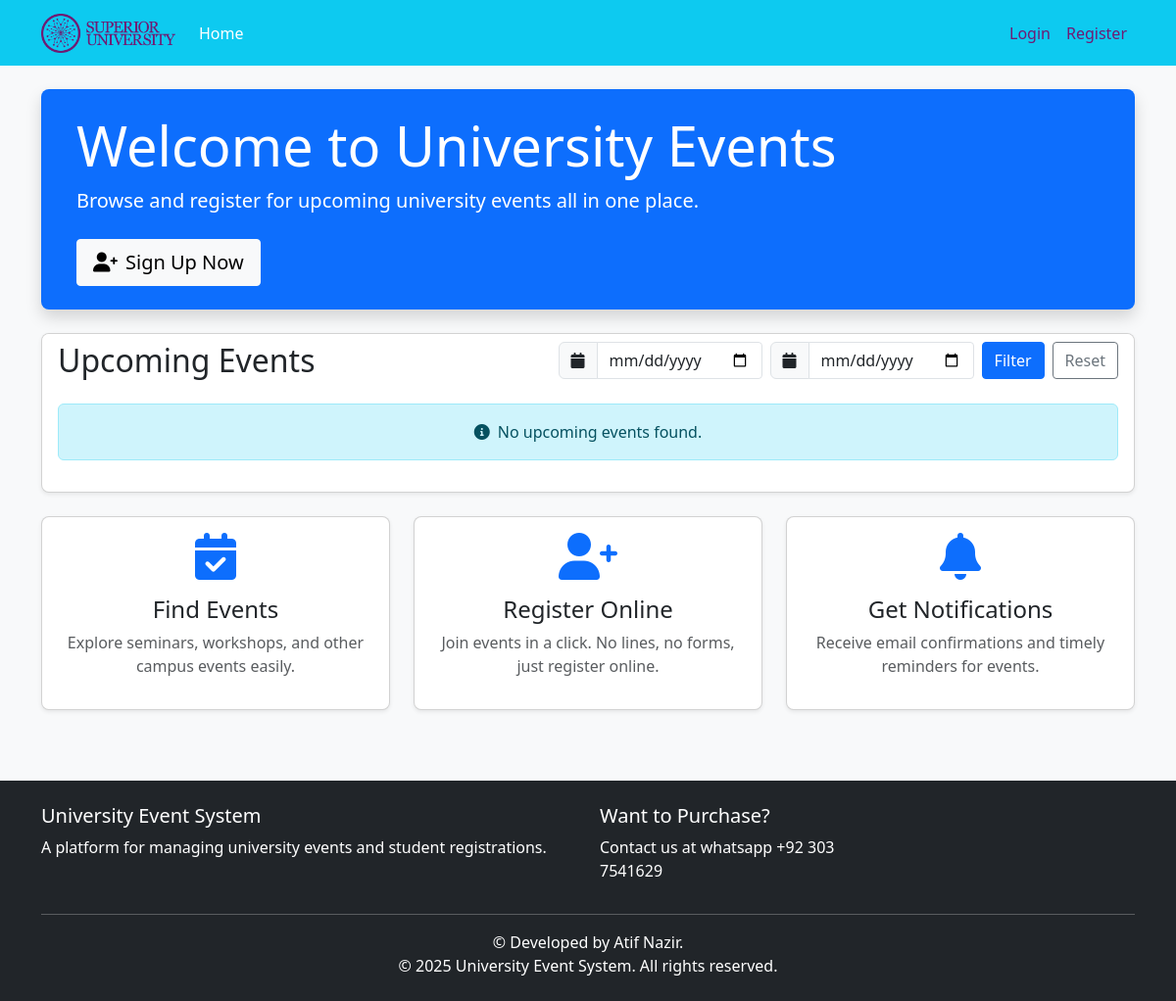
Page /home on the earlier database version.
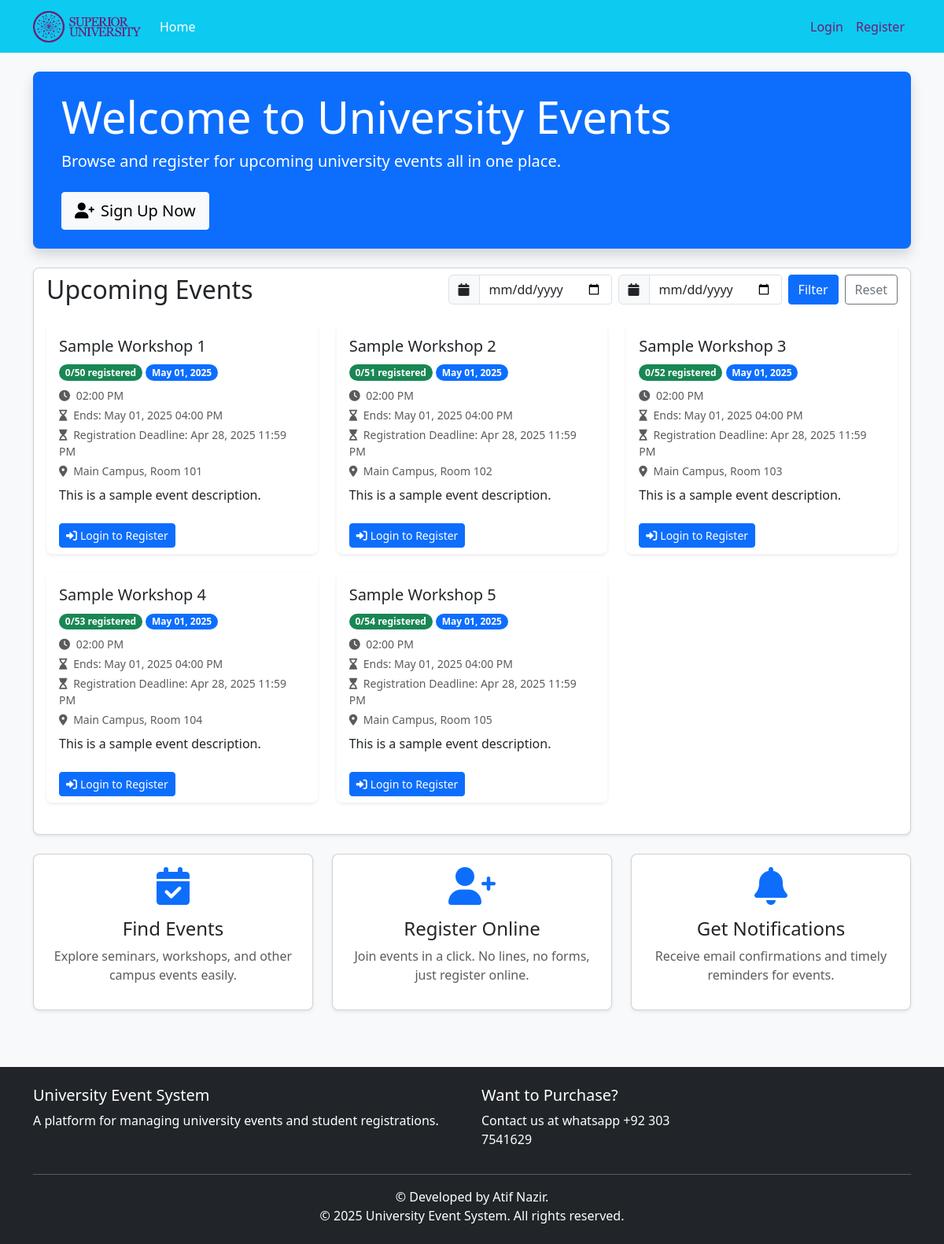
Same page on the later database version.
### app/models.py (models this page shows, shortened)
class Event(db.Model):
    id = db.Column(db.Integer, primary_key=True)
    title = db.Column(db.String(100), nullable=False)
    description = db.Column(db.Text, nullable=False)
    date = db.Column(db.DateTime, nullable=False)  # Start Date
    end_date = db.Column(db.DateTime, nullable=True)
    registration_deadline = db.Column(db.DateTime, nullable=True)  # New Field
    location = db.Column(db.String(100), nullable=False)
    max_participants = db.Column(db.Integer, nullable=False)
    created_at = db.Column(db.DateTime, default=datetime.utcnow)
    updated_at = db.Column(db.DateTime, default=datetime.utcnow, onupdate=datetime.utcnow)
    registrations = db.relationship('Registration', backref='event', lazy=True, cascade="all, delete-orphan")
    @property
    def registration_count(self):
        return Registration.query.filter_by(event_id=self.id).count()
    @property
    def is_full(self):
        return self.registration_count >= self.max_participants

### app/routes/main.py (the view)
@main.route('/home')
def home():
    page = request.args.get('page', 1, type=int)
    date_from = request.args.get('date_from')
    date_to = request.args.get('date_to')
    now = datetime.utcnow()
    query = Event.query
    if date_from:
        try:
            date_from_dt = datetime.strptime(date_from, '%Y-%m-%d')
            query = query.filter(Event.date >= date_from_dt)
        except ValueError:
            pass
    if date_to:
        try:
            date_to_dt = datetime.strptime(date_to, '%Y-%m-%d')
            query = query.filter(Event.date <= date_to_dt)
        except ValueError:
            pass
    query = query.filter(or_(Event.end_date == None, Event.end_date >= now))
    query = query.order_by(Event.date.asc())
    events = query.paginate(page=page, per_page=6)
    return render_template('index.html', events=events, title='Home')

### app/templates/index.html (shortened to what this page needs)
{% extends "base.html" %}
{% block content %}
<div class="row mb-4">
    <div class="col-md-12">
        <div class="bg-primary text-white p-4 rounded-3 shadow">
            <div class="container">
                <h1 class="display-4">Welcome to University Events</h1>
                <p class="lead">Browse and register for upcoming university events all in one place.</p>
                {% if not current_user.is_authenticated %}
                    <a href="{{ url_for('auth.register') }}" class="btn btn-light btn-lg mt-2">
                        <i class="fas fa-user-plus me-2"></i>Sign Up Now
                    </a>
                {% else %}
                    <a href="{{ url_for('student.events' if not current_user.is_admin() else 'admin.events') }}" class="btn btn-light btn-lg mt-2">
                        <i class="fas fa-calendar-alt me-2"></i>Browse Events
                    </a>
                {% endif %}
            </div>
        </div>
    </div>
</div>
<div class="row mb-4">
    <div class="col-md-12">
        <div class="card shadow-sm">
            <div class="card-header bg-white">
                <div class="d-flex justify-content-between align-items-center">
                    <h2 class="card-title mb-0">Upcoming Events</h2>
                    <form id="filter-form" class="d-flex gap-2">
                        <div class="input-group">
                            <span class="input-group-text"><i class="fas fa-calendar"></i></span>
                            <input type="date" class="form-control" id="date-from" name="date_from" value="{{ request.args.get('date_from', '') }}">
                        </div>
                        <div class="input-group">
                            <span class="input-group-text"><i class="fas fa-calendar"></i></span>
                            <input type="date" class="form-control" id="date-to" name="date_to" value="{{ request.args.get('date_to', '') }}">
                        </div>
                        <button type="submit" class="btn btn-primary">Filter</button>
                        <a href="{{ url_for('main.home') }}" class="btn btn-outline-secondary">Reset</a>
                    </form>
                </div>
            </div>
            <div class="card-body">
                <div class="row" id="events-container">
                    {% if events.items %}
                        {% for event in events.items %}
                            <div class="col-md-4 mb-4">
                                <div class="card h-100 border-0 shadow-sm">
                                    <div class="card-body">
                                        <h5 class="card-title">{{ event.title }}</h5>
                                        <div class="mb-2">
                                            <span class="badge rounded-pill {% if event.is_full %}bg-danger{% else %}bg-success{% endif %}">
                                                {{ event.registration_count }}/{{ event.max_participants }} registered
                                            </span>
                                            <span class="badge rounded-pill bg-primary">
                                                {{ event.date.strftime('%b %d, %Y') }}
                                            </span>
                                        </div>
                                        <p class="card-text text-muted small mb-1">
                                            <i class="fas fa-clock me-1"></i> {{ event.date.strftime('%I:%M %p') }}
                                        </p>
                                        <p class="card-text text-muted small mb-1">
                                            <i class="fas fa-hourglass-end me-1"></i> Ends:
                                            {{ event.end_date.strftime('%b %d, %Y %I:%M %p') if event.end_date else 'N/A' }}
                                        </p>
                                        <p class="card-text text-muted small mb-1">
                                            <i class="fas fa-hourglass-start me-1"></i>
                                            Registration Deadline:
                                            {{ event.registration_deadline.strftime('%b %d, %Y %I:%M %p') if event.registration_deadline else 'N/A' }}
                                        </p>
                                        <p class="card-text text-muted small mb-2">
                                            <i class="fas fa-map-marker-alt me-1"></i> {{ event.location }}
                                        </p>
                                        <p class="card-text">{{ event.description[:100] }}{% if event.description|length > 100 %}...{% endif %}</p>
                                    </div>
                                    <div class="card-footer bg-white border-0">
                                        {% if current_user.is_authenticated %}
                                            {% if current_user.is_admin() %}
                                                <a href="{{ url_for('admin.edit_event', event_id=event.id) }}" class="btn btn-sm btn-primary">
                                                    <i class="fas fa-edit me-1"></i>Edit
                                                </a>
                                                <a href="{{ url_for('admin.event_registrations', event_id=event.id) }}" class="btn btn-sm btn-info text-white">
                                                    <i class="fas fa-users me-1"></i>Registrations
                                                </a>
                                            {% else %}
                                                <a href="{{ url_for('student.event_details', event_id=event.id) }}" class="btn btn-sm btn-primary">
                                                    <i class="fas fa-info-circle me-1"></i>Details
                                                </a>
                                            {% endif %}
                                        {% else %}
                                            <a href="{{ url_for('auth.login') }}" class="btn btn-sm btn-primary">
                                                <i class="fas fa-sign-in-alt me-1"></i>Login to Register
                                            </a>
                                        {% endif %}
                                    </div>
                                </div>
                            </div>
                        {% endfor %}
                    {% else %}
                        <div class="col-12">
                            <div class="alert alert-info text-center">
                                <i class="fas fa-info-circle me-2"></i>No upcoming events found.
                            </div>
                        </div>
                    {% endif %}
                </div>
            </div>
        </div>
    </div>
</div>
<div class="row">
    <div class="col-md-4">
        <div class="card shadow-sm h-100 text-center">
            <div class="card-body">
                <i class="fas fa-calendar-check fa-3x text-primary mb-3"></i>
                <h4>Find Events</h4>
                <p class="text-muted">Explore seminars, workshops, and other campus events easily.</p>
            </div>
        </div>
    </div>
    <div class="col-md-4">
        <div class="card shadow-sm h-100 text-center">
            <div class="card-body">
                <i class="fas fa-user-plus fa-3x text-primary mb-3"></i>
                <h4>Register Online</h4>
                <p class="text-muted">Join events in a click. No lines, no forms, just register online.</p>
            </div>
        </div>
    </div>
    <div class="col-md-4">
        <div class="card shadow-sm h-100 text-center">
            <div class="card-body">
                <i class="fas fa-bell fa-3x text-primary mb-3"></i>
                <h4>Get Notifications</h4>
                <p class="text-muted">Receive email confirmations and timely reminders for events.</p>
            </div>
        </div>
    </div>
</div>
{% endblock %}

### app/templates/base.html (shortened to what this page needs)
<!DOCTYPE html>
<html lang="en">
<head>
    <link href="https://cdn.jsdelivr.net/npm/bootstrap@5.3.0/dist/css/bootstrap.min.css" rel="stylesheet">
    <link href="https://cdnjs.cloudflare.com/ajax/libs/font-awesome/6.0.0/css/all.min.css" rel="stylesheet">
    <link rel="stylesheet" href="https://cdn.jsdelivr.net/npm/flatpickr/dist/flatpickr.min.css">
    <link rel="stylesheet" href="{{ url_for('static', filename='css/style.css') }}">
    <link rel="stylesheet" href="{{ url_for('static', filename='css/notification.css') }}">
</head>
<body>
    <header>
        <nav class="navbar navbar-expand-lg navbar-dark">
            <div class="container">
                <a class="navbar-brand" href="{{ url_for('main.home') }}">
                    <img src="{{ url_for('static', filename='images/university_logo.png') }}"
                         alt=""
                         height="40"
                         class="d-inline-block align-text-top"
                         onerror="this.style.display='none'; document.getElementById('brand-text').style.display='inline';">
                </a>
                <div class="collapse navbar-collapse" id="navbarNav">
                    <ul class="navbar-nav me-auto">
                        <li class="nav-item">
                            <a class="nav-link {% if request.endpoint == 'main.home' %}active{% endif %}" href="{{ url_for('main.home') }}">Home</a>
                        </li>
                    </ul>
                    <ul class="navbar-nav">
                        {% if current_user.is_authenticated %}
                            <li class="nav-item dropdown">
                                <a class="nav-link dropdown-toggle" href="#" id="navbarDropdown" role="button" data-bs-toggle="dropdown" aria-expanded="false">
                                    {{ current_user.username }}
                                    {% if current_user.is_admin() and new_registration_count > 0 %}
                                        <span class="badge rounded-pill bg-danger notification-pulse">{{ new_registration_count }}</span>
                                    {% endif %}
                                </a>
                                <ul class="dropdown-menu dropdown-menu-end" aria-labelledby="navbarDropdown">
                                    {% if current_user.is_admin() %}
                                        {% if new_registration_count > 0 %}
                                            <li>
                                                <a class="dropdown-item text-danger" href="{{ url_for('admin.new_registrations') }}">
                                                    <i class="fas fa-calendar-check me-2"></i>New Registrations
                                                    <span class="badge rounded-pill bg-danger ms-1">{{ new_registration_count }}</span>
                                                </a>
                                            </li>
                                            <li><hr class="dropdown-divider"></li>
                                        {% endif %}
                                        <li>
                                            <a class="dropdown-item" href="{{ url_for('admin.settings') }}">
                                                <i class="fas fa-cog me-2"></i>System Settings
                                            </a>
                                        </li>
                                    {% endif %}
                                    <li>
                                        <a class="dropdown-item" href="{{ url_for('auth.profile') }}">
                                            <i class="fas fa-user me-2"></i>My Profile
                                        </a>
                                    </li>
                                    <li><hr class="dropdown-divider"></li>
                                    <li>
                                        <a class="dropdown-item" href="{{ url_for('auth.logout') }}">
                                            <i class="fas fa-sign-out-alt me-2"></i>Logout
                                        </a>
                                    </li>
                                </ul>
                            </li>
                        {% else %}
                            <li class="nav-item">
                                <a class="nav-link {% if request.endpoint == 'auth.login' %}active{% endif %}" href="{{ url_for('auth.login') }}">Login</a>
                            </li>
                            <li class="nav-item">
                                <a class="nav-link {% if request.endpoint == 'auth.register' %}active{% endif %}" href="{{ url_for('auth.register') }}">Register</a>
                            </li>
                        {% endif %}
                    </ul>
                </div>
            </div>
        </nav>
    </header>
    <main class="container py-4">
        {% block content %}{% endblock %}
    </main>
    <footer class="bg-dark text-white mt-5 py-4">
        <div class="container">
            <div class="row">
                <div class="col-md-6">
                    <h5>University Event System</h5>
                    <p>A platform for managing university events and student registrations.</p>
                </div>
                <div class="col-md-3">
                    <h5>Want to Purchase?</h5>
                    <p>Contact us at whatsapp +92 303 7541629</p>
                </div>
            </div>
            <hr>
            <div class="text-center">
                <p class="mb-0">&copy; Developed by Atif Nazir.</p>
                <p class="mb-0">&copy; {{ year }} University Event System. All rights reserved.</p>
            </div>
        </div>
    </footer>
</body>
</html>

Differences in the rows shown:
added Event: title "Sample Workshop 1", registration_count "0", max_participants "50", date "May 01, 2025", date "02:00 PM", end_date "May 01, 2025 04:00 PM", registration_deadline "Apr 28, 2025 11:59 PM", location "Main Campus, Room 101", description "This is a sample event description."
added Event: title "Sample Workshop 2", registration_count "0", max_participants "51", date "May 01, 2025", date "02:00 PM", end_date "May 01, 2025 04:00 PM", registration_deadline "Apr 28, 2025 11:59 PM", location "Main Campus, Room 102", description "This is a sample event description."
added Event: title "Sample Workshop 3", registration_count "0", max_participants "52", date "May 01, 2025", date "02:00 PM", end_date "May 01, 2025 04:00 PM", registration_deadline "Apr 28, 2025 11:59 PM", location "Main Campus, Room 103", description "This is a sample event description."
added Event: title "Sample Workshop 4", registration_count "0", max_participants "53", date "May 01, 2025", date "02:00 PM", end_date "May 01, 2025 04:00 PM", registration_deadline "Apr 28, 2025 11:59 PM", location "Main Campus, Room 104", description "This is a sample event description."
added Event: title "Sample Workshop 5", registration_count "0", max_participants "54", date "May 01, 2025", date "02:00 PM", end_date "May 01, 2025 04:00 PM", registration_deadline "Apr 28, 2025 11:59 PM", location "Main Campus, Room 105", description "This is a sample event description."
Other differences:
text no longer shown: "No upcoming events found."
